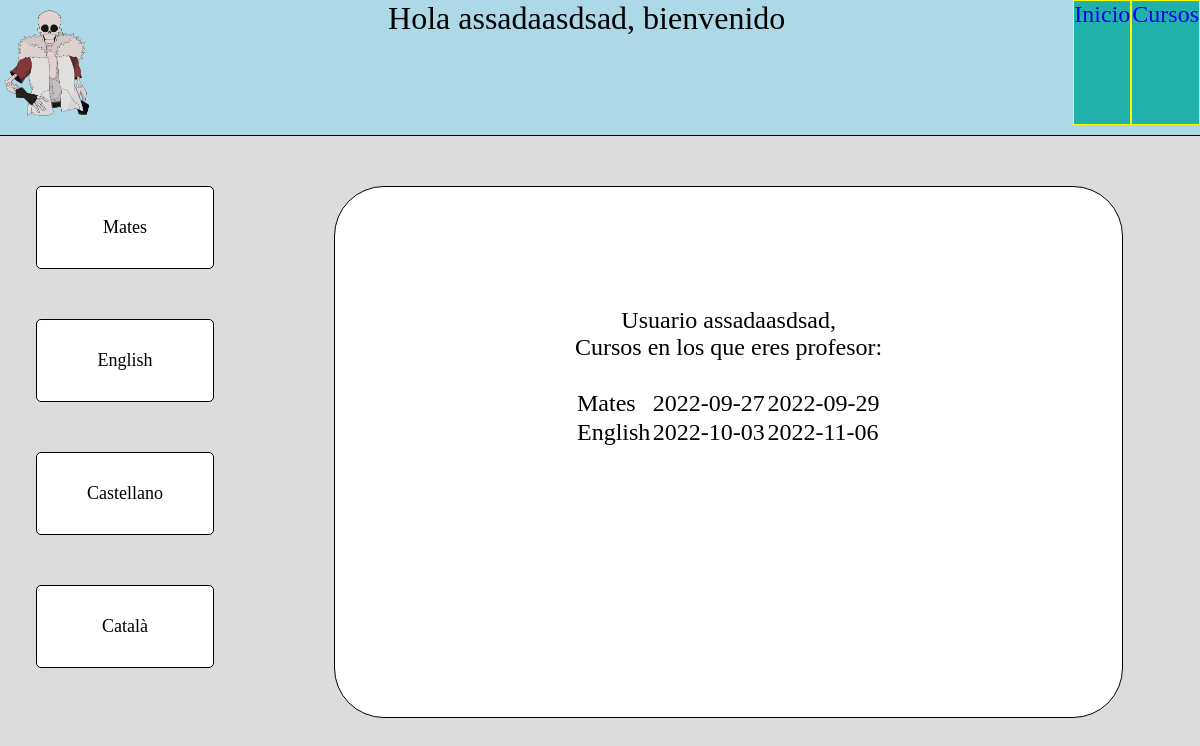
Page /index.php (signed in) on the committed database.
### tables this page shows
CREATE TABLE `cursos` (
  `Codi` int(11) NOT NULL,
  `Nom` text NOT NULL,
  `Descripcion` text NOT NULL,
  `Hores` int(11) NOT NULL,
  `Data_inici` date NOT NULL,
  `Data_final` date NOT NULL,
  `Dni_Profesores` varchar(9) NOT NULL,
  `activo` int(11) NOT NULL DEFAULT 1
);

### index.php (the view, shortened to what this page needs)
<!DOCTYPE html>
<html lang="en">
    <head>
        <link href="index.css" rel="stylesheet" type="text/css">
    </head>
    <body>
        <header>
            <div class="div">
                <img src="skeletonoc-h22b8kbm.png" alt="Logo">
                <?php
                if(!isset($_SESSION['rol'])){
                    ?>
                        <a href="SignInAdmin.php">Inicar Sessión como administrador</a><br>
                        <a href="SignIn.php">Inicar Sessión</a><br>
                        <a href="SignUp.php">Registrarse</a><br>
                        <div class="">No has iniciado sessión</div>
                    <?php
                }else{
                    ?>
                    <div class="inicioSession">Hola <?php echo($_SESSION['NombreHeader'])  ?>, bienvenido</div>
                    <a href="index.php" class="general">Inicio</a>
                    <a href="cursos.php" class="general">Cursos</a>
                    <?php
                }
                ?>
            </div>
        </header>
        <?php
            if(isset($_SESSION['rol'])){
                    ?>
                    <?php
                if($_SESSION['rol']=='profesor'){
                    echo "<div class='profetotal'>";
                    $connection= connection();
                    $sql= "SELECT * FROM cursos";
                    if($result= mysqli_query($connection, $sql)){
                        while($row= $result->fetch_assoc()){
                            $llista[]= $row;
                        }
                        echo "<div class='CursosTotal'>";
                        foreach($llista as $clave => $valor){
                            echo "<div class='CursosTotal2'>";
                            echo "<a class='cursosespecificos' href='Nota.php?id=".$valor['Codi']."'>".$valor['Nom']."</a>";
                            echo "</div>";
                        }
                        echo "</div>";
                    }if(!isset($llista)){
                        echo "<META HTTP-EQUIV='REFRESH' CONTENT='0;URL=AdminCurso.php'>";
                    }
                    ?>
                        <div class='cursosProfe'>
                            <p class="texto">Usuario <?php echo($_SESSION['NombreHeader']) ?>, <br>Cursos en los que eres profesor:<br></p>
                            <?php
                            $sql1= "SELECT cursos.Nom, cursos.Data_inici, cursos.Data_final FROM cursos INNER JOIN Profesores ON cursos.Dni_Profesores=Profesores.DNI WHERE cursos.Dni_profesores LIKE '".$_SESSION['DniProfesor']."'";
                            if($result1= mysqli_query($connection, $sql1)){
                                while($row1= $result1->fetch_assoc()){
                                    $llista1[]= $row1;
                                }
                            }if(!isset($llista1)){
                                echo "<br>NO estás inscrito en ningún curso";
                            }else{
                                echo "<br>";
                                echo "<table class='tabla'>";
                                foreach($llista1 as $clave1 => $valor1){
                                    echo "<tr class='tabla'>";
                                    foreach($valor1 as $clave2 => $valor2){
                                        echo "<td class='tabla'>".$valor2."</td>";
                                    }
                                    echo "</tr>";
                                }
                                echo "</table>";
                            }
                            ?>
                        </div>
                    <?php
                        echo "</div>";
                }
            }
        ?>
    </body>
</html>

### index.css (style rules this page uses)
* { background-color: #dcdcdc; margin: 0; padding: 0; }
div.div { display: flex; padding-bottom: 10px; border-bottom: 1px solid black; margin-bottom: 50px; background-color: lightblue; }
.inicioSession { font-size:xx-large; background-color: lightblue; margin: 0px auto; }
.general { background-color: lightseagreen; text-decoration: none; border: yellow solid 1px; font-size: x-large; }
img { width: 100px; height: 125px; background-color: lightblue; }
.profetotal { display: flex; }
.cursosProfe { background-color: white; border: 1px black solid; padding-left: 20%; padding-right: 20%; padding-top: 10%; padding-bottom: 10%; border-radius: 50px; margin-left: 10%; display: flex; flex-direction: column; position: static; font-size: x-large; }
.CursosTotal2 { background-color: white; border: 1px black solid; padding-left: 50px; padding-top: 30px; padding-right: 50px; padding-bottom: 30px; margin-bottom: 50px; border-radius: 5px; font-size: large; text-align: center; }
a.cursosespecificos { text-decoration: none; color: black; background-color: white; }
.CursosTotal { margin-left: 3%; }
.texto { background-color: white; text-align: center; }
.tabla { background-color: white; }

### rows in the picture
cursos: Nom "Mates", Data_inici "2022-09-27", Data_final "2022-09-29"
cursos: Nom "English", Data_inici "2022-10-03", Data_final "2022-11-06"
cursos: Nom "Castellano"
cursos: Nom "Català"

### other values in the picture
$_SESSION['NombreHeader'] "assadaasdsad"
